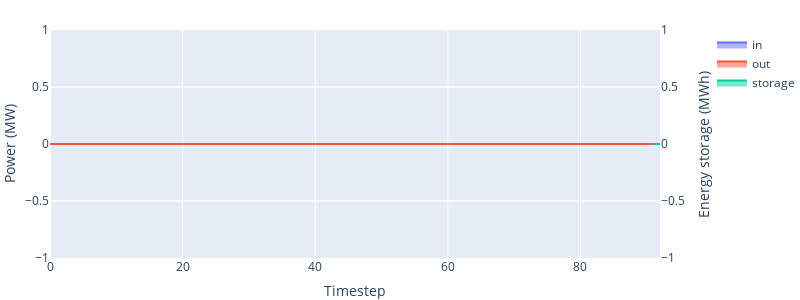

Notebook cell for this chart:
### Code cell
if 'battery' in optimiser.setDevice:
    fig=oogeso.plots.plot_device_power_energy(res,optimisation_model=simulator.optimiser,dev='battery',filename=None)
    fig.update_layout(autosize=False,width=800,height=300,margin=dict(l=0,r=0,t=30,b=0)).show()
    #print("Last optimisation scheduling:")
    #oogeso.milp_plot.plotDevicePowerLastOptimisation1(optimiser,device='battery',
    #            filename=None)

### Figure 1 — Plotly figure (JSON) as saved in the notebook; plotly's stock layout.template omitted (floating-point values rounded to 4 significant figures)
{"data": [{"fill": "tozeroy", "line": {"shape": "hv"}, "name": "in", "x": [0, 1, 2, 3, 4, 5, 6, 7, 8, 9, 10, 11, 12, 13, 14, 15, 16, 17, 18, 19, 20, 21, 22, 23, 24, 25, 26, 27, 28, 29, 30, 31, 32, 33, 34, 35, 36, 37, 38, 39, 40, 41, 42, 43, 44, 45, 46, 47, 48, 49, 50, 51, 52, 53, 54, 55, 56, 57, 58, 59, 60, 61, 62, 63, 64, 65, 66, 67, 68, 69, 70, 71, 72, 73, 74, 75, 76, 77, 78, 79, 80, 81, 82, 83, 84, 85, 86, 87, 88, 89, 90, 91], "y": [0.0, 0.0, 0.0, 0.0, 0.0, 0.0, 0.0, 0.0, 0.0, 0.0, 0.0, 0.0, 0.0, 0.0, 0.0, 0.0, 0.0, 0.0, 0.0, 0.0, 0.0, 0.0, 0.0, 0.0, 0.0, 0.0, 0.0, 0.0, 0.0, 0.0, 0.0, 0.0, 0.0, 0.0, 0.0, 0.0, 0.0, 0.0, 0.0, 0.0, 0.0, 0.0, 0.0, 0.0, 0.0, 0.0, 0.0, 0.0, 0.0, 0.0, 0.0, 0.0, 0.0, 0.0, 0.0, 0.0, 0.0, 0.0, 0.0, 0.0, 0.0, 0.0, 0.0, 0.0, 0.0, 0.0, 0.0, 0.0, 0.0, 0.0, 0.0, 0.0, 0.0, 0.0, 0.0, 0.0, 0.0, 0.0, 0.0, 0.0, 0.0, 0.0, 0.0, 0.0, 0.0, 0.0, 0.0, 0.0, 0.0, 0.0, 0.0, 0.0], "type": "scatter", "xaxis": "x", "yaxis": "y2"}, {"fill": "tozeroy", "line": {"shape": "hv"}, "name": "out", "x": [0, 1, 2, 3, 4, 5, 6, 7, 8, 9, 10, 11, 12, 13, 14, 15, 16, 17, 18, 19, 20, 21, 22, 23, 24, 25, 26, 27, 28, 29, 30, 31, 32, 33, 34, 35, 36, 37, 38, 39, 40, 41, 42, 43, 44, 45, 46, 47, 48, 49, 50, 51, 52, 53, 54, 55, 56, 57, 58, 59, 60, 61, 62, 63, 64, 65, 66, 67, 68, 69, 70, 71, 72, 73, 74, 75, 76, 77, 78, 79, 80, 81, 82, 83, 84, 85, 86, 87, 88, 89, 90, 91], "y": [0.0, 0.0, 0.0, 0.0, 0.0, 0.0, 0.0, 0.0, 0.0, 0.0, 0.0, 0.0, 0.0, 0.0, 0.0, 0.0, 0.0, 0.0, 0.0, 0.0, 0.0, 0.0, 0.0, 0.0, 0.0, 0.0, 0.0, 0.0, 0.0, 0.0, 0.0, 0.0, 0.0, 0.0, 0.0, 0.0, 0.0, 0.0, 0.0, 0.0, 0.0, 0.0, 0.0, 0.0, 0.0, 0.0, 0.0, 0.0, 0.0, 0.0, 0.0, 0.0, 0.0, 0.0, 0.0, 0.0, 0.0, 0.0, 0.0, 0.0, 0.0, 0.0, 0.0, 0.0, 0.0, 0.0, 0.0, 0.0, 0.0, 0.0, 0.0, 0.0, 0.0, 0.0, 0.0, 0.0, 0.0, 0.0, 0.0, 0.0, 0.0, 0.0, 0.0, 0.0, 0.0, 0.0, 0.0, 0.0, 0.0, 0.0, 0.0, 0.0], "type": "scatter", "xaxis": "x", "yaxis": "y2"}, {"fill": "tozeroy", "name": "storage", "x": [1, 2, 3, 4, 5, 6, 7, 8, 9, 10, 11, 12, 13, 14, 15, 16, 17, 18, 19, 20, 21, 22, 23, 24, 25, 26, 27, 28, 29, 30, 31, 32, 33, 34, 35, 36, 37, 38, 39, 40, 41, 42, 43, 44, 45, 46, 47, 48, 49, 50, 51, 52, 53, 54, 55, 56, 57, 58, 59, 60, 61, 62, 63, 64, 65, 66, 67, 68, 69, 70, 71, 72, 73, 74, 75, 76, 77, 78, 79, 80, 81, 82, 83, 84, 85, 86, 87, 88, 89, 90, 91, 92], "y": [0.0, 0.0, 0.0, 0.0, 0.0, 0.0, 0.0, 0.0, 0.0, 0.0, 0.0, 0.0, 0.0, 0.0, 0.0, 0.0, 0.0, 0.0, 0.0, 0.0, 0.0, 0.0, 0.0, 0.0, 0.0, 0.0, 0.0, 0.0, 0.0, 0.0, 0.0, 0.0, 0.0, 0.0, 0.0, 0.0, 0.0, 0.0, 0.0, 0.0, 0.0, 0.0, 0.0, 0.0, 0.0, 0.0, 0.0, 0.0, 0.0, 0.0, 0.0, 0.0, 0.0, 0.0, 0.0, 0.0, 0.0, 0.0, 0.0, 0.0, 0.0, 0.0, 0.0, 0.0, 0.0, 0.0, 0.0, 0.0, 0.0, 0.0, 0.0, 0.0, 0.0, 0.0, 0.0, 0.0, 0.0, 0.0, 0.0, 0.0, 0.0, 0.0, 0.0, 0.0, 0.0, 0.0, 0.0, 0.0, 0.0, 0.0, 0.0, 0.0], "type": "scatter", "xaxis": "x", "yaxis": "y"}], "layout": {"xaxis": {"anchor": "y", "domain": [0.0, 0.94], "title": {"text": "Timestep"}}, "yaxis": {"anchor": "x", "domain": [0.0, 1.0], "title": {"text": "Energy storage (MWh)"}, "side": "right"}, "yaxis2": {"anchor": "x", "overlaying": "y", "side": "left", "title": {"text": "Power (MW)"}}, "margin": {"l": 0, "r": 0, "t": 30, "b": 0}, "autosize": false, "width": 800, "height": 300}}
